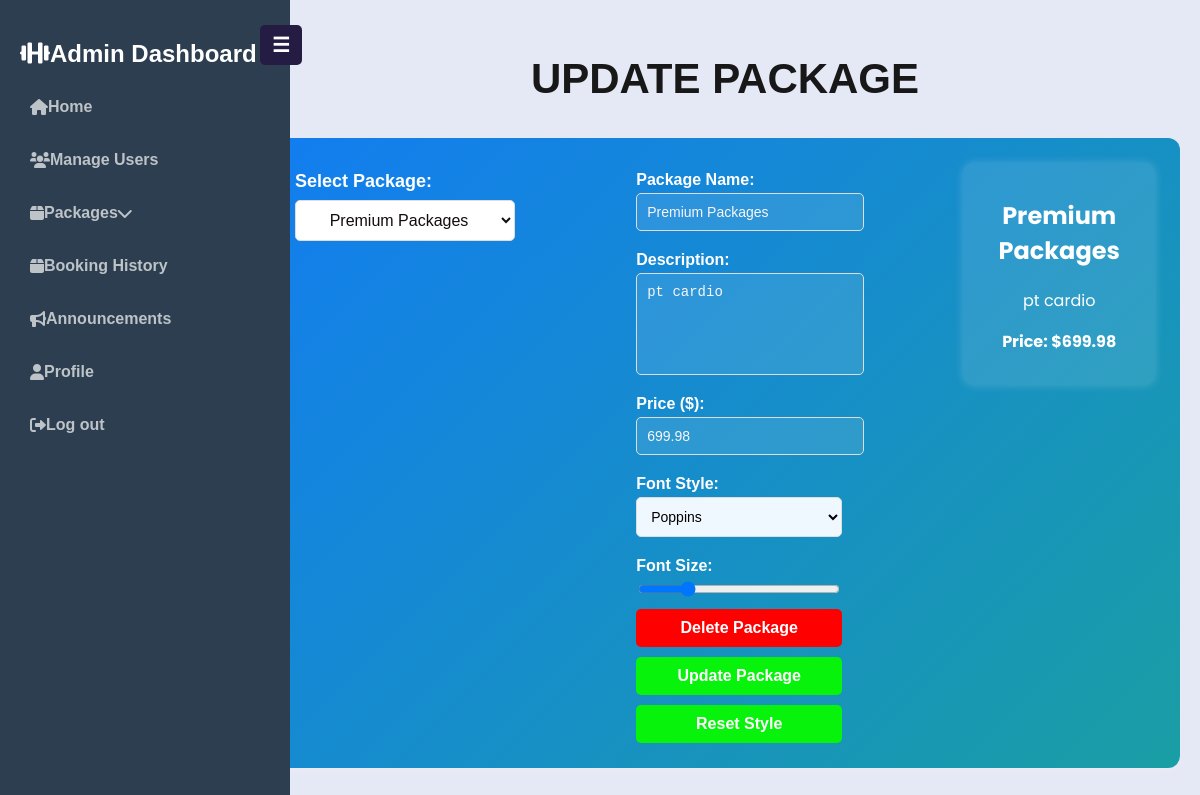
Screenshot of /admin/package.php?package_id=1 with the database file from the repository.
### tables this page shows
CREATE TABLE IF NOT EXISTS `packages` (
  `package_id` int NOT NULL AUTO_INCREMENT,
  `package_name` varchar(255) NOT NULL,
  `description` text NOT NULL,
  `price` decimal(10,2) NOT NULL,
  `updated_at` timestamp NULL DEFAULT CURRENT_TIMESTAMP ON UPDATE CURRENT_TIMESTAMP,
  `user_id` int NOT NULL,
  PRIMARY KEY (`package_id`)
);

### admin/package.php (the view, shortened to what this page needs)
<?php
include "config.php";
$package = null;
if (isset($_GET['package_id'])) {
    $package_id = $_GET['package_id'];
    $sql = "SELECT * FROM packages WHERE package_id=?";
    $stmt = $conn->prepare($sql);
    $stmt->bind_param("i", $package_id);
    $stmt->execute();
    $result = $stmt->get_result();
    $package = $result->fetch_assoc();
}
$packages = [];
$sql = "SELECT package_id, package_name FROM packages";
$result = $conn->query($sql);
if ($result->num_rows > 0) {
    while ($row = $result->fetch_assoc()) {
        $packages[] = $row;
    }
}
?>
<!DOCTYPE html>
<html lang="en">
<head>
    <link rel="stylesheet" href="css/package.css">
    <link rel="stylesheet" href="css/styless.css">
    <link rel="stylesheet" href="https://cdnjs.cloudflare.com/ajax/libs/font-awesome/6.4.2/css/all.min.css">
</head>
<body>
<?php include "sidebar.php"; ?>
<div class="main-content">
<div class="heading">
    <h2>Update package</h2>
</div>
<div class="container">
    <form method="get" class="package-selection">
        <label for="package_id">Select Package:</label>
        <select id="package_id" name="package_id" onchange="this.form.submit()">
            <?php foreach ($packages as $pkg): ?>
                <option value="<?php echo htmlspecialchars($pkg['package_id']); ?>"
                        <?php if ($package && $package['package_id'] == $pkg['package_id']) echo 'selected'; ?>>
                    <?php echo htmlspecialchars($pkg['package_name']); ?>
                </option>
            <?php endforeach; ?>
        </select>
    </form>
    <?php if ($package): ?>
        <form method="post" class="update-form">
            <label for="package_name">Package Name:</label>
            <input type="text" id="package_name" name="package_name" value="<?php echo htmlspecialchars($package['package_name']); ?>" required>
            <label for="description">Description:</label>
            <textarea id="description" name="description" required><?php echo htmlspecialchars($package['description']); ?></textarea>
            <label for="price">Price ($):</label>
            <input type="number" id="price" name="price" step="0.01" value="<?php echo htmlspecialchars($package['price']); ?>" required>
            <label for="font_style">Font Style:</label>
            <select id="font_style" onchange="updatePreviewStyle()">
                <option value="'Poppins', sans-serif">Poppins</option>
            </select>
            <label for="font_size">Font Size:</label>
            <input type="range" id="font_size" min="12" max="30" value="16" oninput="updatePreviewStyle()">
              <button type="button" class="delete-btn" onclick="confirmDelete(<?= $package['package_id']; ?>)">Delete Package</button>
            <button type="submit" name="update">Update Package</button>
            <button type="button" onclick="resetStyle()">Reset Style</button>
        </form>
        <div class="preview" id="preview">
            <h2 id="preview_name"><?php echo htmlspecialchars($package['package_name']); ?></h2>
            <p id="preview_desc"><?php echo htmlspecialchars($package['description']); ?></p>
            <p><strong>Price: $<span id="preview_price"><?php echo htmlspecialchars($package['price']); ?></span></strong></p>
        </div>
    <?php endif; ?>
</div>
</div>
</body>
</html>

### admin/css/package.css (style rules this page uses)
body { background: #e5e8f5; font-family: 'Poppins', sans-serif; color: white; display: flex; justify-content: center; align-items: center; margin: 0; }
.heading { font-size: 28px; font-weight: bold; text-transform: uppercase; color: rgb(25, 24, 24); text-align: center; margin-top: 10px; }
.package-selection { text-align: center; margin-bottom: 15px; }
.package-selection label { font-size: 18px; font-weight: bold; display: block; margin-bottom: 8px; }
.package-selection select { padding: 10px; font-size: 16px; border-radius: 5px; border: 1px solid #ddd; background: white; color: rgb(19, 13, 13); width: 220px; text-align: center; }
.container { display: flex; justify-content: space-between; align-items: flex-start; max-width: 1000px; margin: 0 auto; padding: 25px; background: linear-gradient(135deg, #127df0, #1a9ea4); border-radius: 12px; box-shadow: 0 4px 10px rgba(255, 255, 255, 0.2); }
form { display: flex; flex-direction: column; }
label { font-size: 16px; font-weight: bold; margin: 8px 0 4px; text-align: left; }
input[type="text"], input[type="number"], textarea, select { width: 100%; padding: 10px; margin-bottom: 12px; border: 1px solid #ddd; border-radius: 5px; font-size: 14px; background-color: rgba(255, 255, 255, 0.1); color: rgb(250, 246, 246); }
select { background-color: aliceblue; color: black; }
textarea { resize: none; height: 80px; }
button { background: #08f30b; color: white; padding: 10px; font-size: 16px; font-weight: bold; border: none; border-radius: 5px; transition: 0.3s ease; cursor: pointer; width: 100%; margin-top: 10px; }
.delete-btn { background: red; }
.preview { flex: 0.4; max-width: 350px; background: rgba(255, 255, 255, 0.1); padding: 15px; border-radius: 10px; text-align: center; box-shadow: 0 0 10px rgba(255, 255, 255, 0.2); }

### admin/css/styless.css (style rules this page uses)
body { display: flex; margin: 0; font-family: Arial, sans-serif; }
.main-content { margin-left: 250px; padding: 20px; width: calc(100% - 250px); transition: margin-left 0.3s ease-in-out; }
.main-content { justify-content: center; }

### admin/sidebar.php (style rules this page uses)
body { display: flex; margin: 0; font-family: Arial, sans-serif; }

### rows the page displays
packages: package_name "Premium Packages", description "pt cardio", price "699.98"

### other values shown
form field package_id "Premium Packages"
